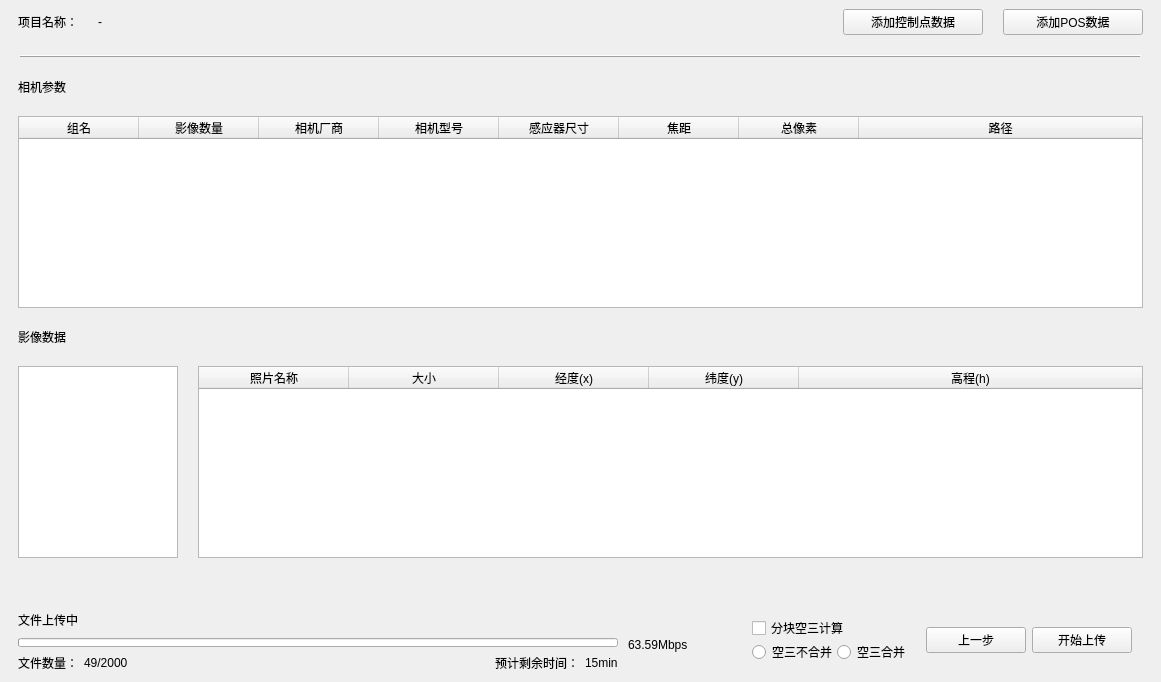
                     <widget class="QWidget" name="page">
                      <layout class="QVBoxLayout" name="verticalLayout_20">
                       <property name="spacing">
                        <number>20</number>
                       </property>
                       <property name="leftMargin">
                        <number>0</number>
                       </property>
                       <property name="topMargin">
                        <number>9</number>
                       </property>
                       <property name="rightMargin">
                        <number>0</number>
                       </property>
                       <property name="bottomMargin">
                        <number>0</number>
                       </property>
                       <item>
                        <layout class="QHBoxLayout" name="horizontalLayout_18">
                         <property name="spacing">
                          <number>20</number>
                         </property>
                         <property name="leftMargin">
                          <number>18</number>
                         </property>
                         <property name="rightMargin">
                          <number>18</number>
                         </property>
                         <item>
                          <layout class="QHBoxLayout" name="horizontalLayout_70">
                           <property name="leftMargin">
                            <number>0</number>
                           </property>
                           <property name="rightMargin">
                            <number>0</number>
                           </property>
                           <item>
                            <widget class="StyleLabel14" name="label_proj2">
                             <property name="text">
                              <string>项目名称：</string>
                             </property>
                            </widget>
                           </item>
                           <item>
                            <widget class="StyleLabel14" name="label_project_name">
                             <property name="text">
                              <string>-</string>
                             </property>
                            </widget>
                           </item>
                          </layout>
                         </item>
                         <item>
                          <spacer name="horizontalSpacer_2">
                           <property name="orientation">
                            <enum>Qt::Horizontal</enum>
                           </property>
                           <property name="sizeHint" stdset="0">
                            <size>
                             <width>40</width>
                             <height>20</height>
                            </size>
                           </property>
                          </spacer>
                         </item>
                         <item>
                          <widget class="StyleButton140" name="btnAddCtrlPoint">
                           <property name="minimumSize">
                            <size>
                             <width>140</width>
                             <height>0</height>
                            </size>
                           </property>
                           <property name="maximumSize">
                            <size>
                             <width>140</width>
                             <height>16777215</height>
                            </size>
                           </property>
                           <property name="text">
                            <string>添加控制点数据</string>
                           </property>
                          </widget>
                         </item>
                         <item>
                          <widget class="StyleButton140" name="btnAddPos">
                           <property name="minimumSize">
                            <size>
                             <width>140</width>
                             <height>0</height>
                            </size>
                           </property>
                           <property name="maximumSize">
                            <size>
                             <width>140</width>
                             <height>16777215</height>
                            </size>
                           </property>
                           <property name="text">
                            <string>添加POS数据</string>
                           </property>
                          </widget>
                         </item>
                        </layout>
                       </item>
                       <item>
                        <layout class="QHBoxLayout" name="horizontalLayout_71">
                         <property name="leftMargin">
                          <number>20</number>
                         </property>
                         <property name="topMargin">
                          <number>0</number>
                         </property>
                         <property name="rightMargin">
                          <number>20</number>
                         </property>
                         <property name="bottomMargin">
                          <number>0</number>
                         </property>
                         <item>
                          <widget class="QFrame" name="frame">
                           <property name="frameShape">
                            <enum>QFrame::HLine</enum>
                           </property>
                           <property name="frameShadow">
                            <enum>QFrame::Raised</enum>
                           </property>
                          </widget>
                         </item>
                        </layout>
                       </item>
                       <item>
                        <layout class="QVBoxLayout" name="verticalLayout_18">
                         <property name="spacing">
                          <number>20</number>
                         </property>
                         <property name="leftMargin">
                          <number>18</number>
                         </property>
                         <property name="rightMargin">
                          <number>18</number>
                         </property>
                         <item>
                          <widget class="StyleLabel14" name="label_camera_param">
                           <property name="text">
                            <string>相机参数</string>
                           </property>
                          </widget>
                         </item>
                         <item>
                          <widget class="QTableWidget" name="tableWidget_camera">
                           <property name="selectionBehavior">
                            <enum>QAbstractItemView::SelectRows</enum>
                           </property>
                           <property name="verticalScrollMode">
                            <enum>QAbstractItemView::ScrollPerPixel</enum>
                           </property>
                           <property name="horizontalScrollMode">
                            <enum>QAbstractItemView::ScrollPerPixel</enum>
                           </property>
                           <attribute name="horizontalHeaderDefaultSectionSize">
                            <number>120</number>
                           </attribute>
                           <attribute name="horizontalHeaderStretchLastSection">
                            <bool>true</bool>
                           </attribute>
                           <attribute name="verticalHeaderVisible">
                            <bool>false</bool>
                           </attribute>
                           <column>
                            <property name="text">
                             <string>组名</string>
                            </property>
                           </column>
                           <column>
                            <property name="text">
                             <string>影像数量</string>
                            </property>
                           </column>
                           <column>
                            <property name="text">
                             <string>相机厂商</string>
                            </property>
                           </column>
                           <column>
                            <property name="text">
                             <string>相机型号</string>
                            </property>
                           </column>
                           <column>
                            <property name="text">
                             <string>感应器尺寸</string>
                            </property>
                           </column>
                           <column>
                            <property name="text">
                             <string>焦距</string>
                            </property>
                           </column>
                           <column>
                            <property name="text">
                             <string>总像素</string>
                            </property>
                           </column>
                           <column>
                            <property name="text">
                             <string>路径</string>
                            </property>
                           </column>
                          </widget>
                         </item>
                        </layout>
                       </item>
                       <item>
                        <layout class="QVBoxLayout" name="verticalLayout_19">
                         <property name="spacing">
                          <number>20</number>
                         </property>
                         <property name="leftMargin">
                          <number>18</number>
                         </property>
                         <property name="topMargin">
                          <number>0</number>
                         </property>
                         <property name="rightMargin">
                          <number>18</number>
                         </property>
                         <property name="bottomMargin">
                          <number>20</number>
                         </property>
                         <item>
                          <widget class="StyleLabel14" name="label_image_data">
                           <property name="text">
                            <string>影像数据</string>
                           </property>
                          </widget>
                         </item>
                         <item>
                          <layout class="QHBoxLayout" name="horizontalLayout_45">
                           <property name="spacing">
                            <number>20</number>
                           </property>
                           <property name="leftMargin">
                            <number>0</number>
                           </property>
                           <property name="topMargin">
                            <number>0</number>
                           </property>
                           <property name="rightMargin">
                            <number>0</number>
                           </property>
                           <property name="bottomMargin">
                            <number>0</number>
                           </property>
                           <item>
                            <widget class="QListWidget" name="listWidget_pg">
                             <property name="sizePolicy">
                              <sizepolicy hsizetype="Preferred" vsizetype="Expanding">
                               <horstretch>0</horstretch>
                               <verstretch>0</verstretch>
                              </sizepolicy>
                             </property>
                             <property name="minimumSize">
                              <size>
                               <width>160</width>
                               <height>0</height>
                              </size>
                             </property>
                             <property name="maximumSize">
                              <size>
                               <width>160</width>
                               <height>16777215</height>
                              </size>
                             </property>
                            </widget>
                           </item>
                           <item>
                            <widget class="QTableWidget" name="tableWidget_pictures">
                             <property name="editTriggers">
                              <set>QAbstractItemView::NoEditTriggers</set>
                             </property>
                             <property name="selectionBehavior">
                              <enum>QAbstractItemView::SelectRows</enum>
                             </property>
                             <property name="verticalScrollMode">
                              <enum>QAbstractItemView::ScrollPerPixel</enum>
                             </property>
                             <property name="horizontalScrollMode">
                              <enum>QAbstractItemView::ScrollPerPixel</enum>
                             </property>
                             <property name="showGrid">
                              <bool>true</bool>
                             </property>
                             <property name="gridStyle">
                              <enum>Qt::SolidLine</enum>
                             </property>
                             <property name="wordWrap">
                              <bool>false</bool>
                             </property>
                             <attribute name="horizontalHeaderCascadingSectionResizes">
                              <bool>true</bool>
                             </attribute>
                             <attribute name="horizontalHeaderDefaultSectionSize">
                              <number>150</number>
                             </attribute>
                             <attribute name="horizontalHeaderHighlightSections">
                              <bool>false</bool>
                             </attribute>
                             <attribute name="horizontalHeaderMinimumSectionSize">
                              <number>100</number>
                             </attribute>
                             <attribute name="horizontalHeaderStretchLastSection">
                              <bool>true</bool>
                             </attribute>
                             <attribute name="verticalHeaderVisible">
                              <bool>false</bool>
                             </attribute>
                             <attribute name="verticalHeaderHighlightSections">
                              <bool>false</bool>
                             </attribute>
                             <column>
                              <property name="text">
                               <string>照片名称</string>
                              </property>
                             </column>
                             <column>
                              <property name="text">
                               <string>大小</string>
                              </property>
                             </column>
                             <column>
                              <property name="text">
                               <string>经度(x)</string>
                              </property>
                             </column>
                             <column>
                              <property name="text">
                               <string>纬度(y)</string>
                              </property>
                             </column>
                             <column>
                              <property name="text">
                               <string>高程(h)</string>
                              </property>
                             </column>
                            </widget>
                           </item>
                          </layout>
                         </item>
                        </layout>
                       </item>
                       <item>
                        <widget class="QWidget" name="widget_upload_state" native="true">
                         <property name="sizePolicy">
                          <sizepolicy hsizetype="Preferred" vsizetype="Fixed">
                           <horstretch>0</horstretch>
                           <verstretch>0</verstretch>
                          </sizepolicy>
                         </property>
                         <property name="minimumSize">
                          <size>
                           <width>0</width>
                           <height>84</height>
                          </size>
                         </property>
                         <property name="maximumSize">
                          <size>
                           <width>16777215</width>
                           <height>84</height>
                          </size>
                         </property>
                         <layout class="QHBoxLayout" name="horizontalLayout_56">
                          <property name="leftMargin">
                           <number>18</number>
                          </property>
                          <property name="topMargin">
                           <number>9</number>
                          </property>
                          <property name="rightMargin">
                           <number>20</number>
                          </property>
                          <property name="bottomMargin">
                           <number>9</number>
                          </property>
                          <item>
                           <widget class="QWidget" name="widget_upload_progress" native="true">
                            <property name="sizePolicy">
                             <sizepolicy hsizetype="Expanding" vsizetype="Preferred">
                              <horstretch>0</horstretch>
                              <verstretch>0</verstretch>
                             </sizepolicy>
                            </property>
                            <layout class="QVBoxLayout" name="verticalLayout_60">
                             <property name="leftMargin">
                              <number>0</number>
                             </property>
                             <property name="topMargin">
                              <number>0</number>
                             </property>
                             <property name="bottomMargin">
                              <number>0</number>
                             </property>
                             <item>
                              <widget class="StyleLabel14" name="label_upload_state">
                               <property name="text">
                                <string>文件上传中</string>
                               </property>
                              </widget>
                             </item>
                             <item>
                              <widget class="QWidget" name="widget_3" native="true">
                               <layout class="QHBoxLayout" name="horizontalLayout_19">
                                <property name="spacing">
                                 <number>10</number>
                                </property>
                                <property name="leftMargin">
                                 <number>0</number>
                                </property>
                                <property name="topMargin">
                                 <number>0</number>
                                </property>
                                <property name="rightMargin">
                                 <number>0</number>
                                </property>
                                <property name="bottomMargin">
                                 <number>0</number>
                                </property>
                                <item>
                                 <widget class="QWidget" name="widget_progress" native="true">
                                  <layout class="QVBoxLayout" name="verticalLayout_8">
                                   <property name="spacing">
                                    <number>6</number>
                                   </property>
                                   <property name="leftMargin">
                                    <number>0</number>
                                   </property>
                                   <property name="topMargin">
                                    <number>0</number>
                                   </property>
                                   <property name="rightMargin">
                                    <number>0</number>
                                   </property>
                                   <property name="bottomMargin">
                                    <number>0</number>
                                   </property>
                                   <item>
                                    <widget class="QProgressBar" name="progressBar_upload">
                                     <property name="minimumSize">
                                      <size>
                                       <width>600</width>
                                       <height>9</height>
                                      </size>
                                     </property>
                                     <property name="maximumSize">
                                      <size>
                                       <width>16777215</width>
                                       <height>9</height>
                                      </size>
                                     </property>
                                     <property name="value">
                                      <number>0</number>
                                     </property>
                                     <property name="textVisible">
                                      <bool>false</bool>
                                     </property>
                                    </widget>
                                   </item>
                                   <item>
                                    <widget class="QWidget" name="widget_6" native="true">
                                     <layout class="QHBoxLayout" name="horizontalLayout_55">
                                      <property name="leftMargin">
                                       <number>0</number>
                                      </property>
                                      <property name="topMargin">
                                       <number>0</number>
                                      </property>
                                      <property name="rightMargin">
                                       <number>0</number>
                                      </property>
                                      <property name="bottomMargin">
                                       <number>0</number>
                                      </property>
                                      <item>
                                       <widget class="StyleLabel12" name="label_count">
                                        <property name="text">
                                         <string>文件数量：</string>
                                        </property>
                                       </widget>
                                      </item>
                                      <item>
                                       <widget class="StyleLabel12" name="label_picture_count">
                                        <property name="text">
                                         <string>49/2000</string>
                                        </property>
                                       </widget>
                                      </item>
                                      <item>
                                       <spacer name="horizontalSpacer_21">
                                        <property name="orientation">
                                         <enum>Qt::Horizontal</enum>
                                        </property>
                                        <property name="sizeHint" stdset="0">
                                         <size>
                                          <width>40</width>
                                          <height>20</height>
                                         </size>
                                        </property>
                                       </spacer>
                                      </item>
                                      <item>
                                       <widget class="StyleLabel12" name="label_remain">
                                        <property name="text">
                                         <string>预计剩余时间：</string>
                                        </property>
                                       </widget>
                                      </item>
                                      <item>
                                       <widget class="StyleLabel12" name="label_upload_remain">
                                        <property name="text">
                                         <string>15min</string>
                                        </property>
                                       </widget>
                                      </item>
                                     </layout>
                                    </widget>
                                   </item>
                                  </layout>
                                 </widget>
                                </item>
                                <item>
                                 <widget class="StyleLabel12" name="label_upload_speed">
                                  <property name="text">
                                   <string>63.59Mbps</string>
                                  </property>
                                  <property name="alignment">
                                   <set>Qt::AlignLeading|Qt::AlignLeft|Qt::AlignTop</set>
                                  </property>
                                 </widget>
                                </item>
                               </layout>
                              </widget>
                             </item>
                            </layout>
                           </widget>
                          </item>
                          <item>
                           <spacer name="horizontalSpacer_23">
                            <property name="orientation">
                             <enum>Qt::Horizontal</enum>
                            </property>
                            <property name="sizeType">
                             <enum>QSizePolicy::Expanding</enum>
                            </property>
                            <property name="sizeHint" stdset="0">
                             <size>
                              <width>40</width>
                              <height>20</height>
                             </size>
                            </property>
                           </spacer>
                          </item>
                          <item>
                           <widget class="QWidget" name="widget_blockAT_options" native="true">
                            <layout class="QVBoxLayout" name="verticalLayout_91">
                             <property name="spacing">
                              <number>0</number>
                             </property>
                             <property name="rightMargin">
                              <number>1</number>
                             </property>
                             <item>
                              <widget class="QCheckBox" name="checkBox_blockAT">
                               <property name="text">
                                <string>分块空三计算</string>
                               </property>
                              </widget>
                             </item>
                             <item>
                              <widget class="QWidget" name="widget_BlockAT_radioBtn" native="true">
                               <layout class="QHBoxLayout" name="horizontalLayout_79">
                                <property name="spacing">
                                 <number>0</number>
                                </property>
                                <property name="leftMargin">
                                 <number>0</number>
                                </property>
                                <property name="topMargin">
                                 <number>0</number>
                                </property>
                                <property name="rightMargin">
                                 <number>0</number>
                                </property>
                                <property name="bottomMargin">
                                 <number>0</number>
                                </property>
                                <item>
                                 <widget class="QRadioButton" name="radioBtn_blockAT">
                                  <property name="text">
                                   <string>空三不合并</string>
                                  </property>
                                 </widget>
                                </item>
                                <item>
                                 <widget class="QRadioButton" name="radioBtn_blockATMerge">
                                  <property name="text">
                                   <string>空三合并</string>
                                  </property>
                                 </widget>
                                </item>
                               </layout>
                              </widget>
                             </item>
                            </layout>
                           </widget>
                          </item>
                          <item>
                           <widget class="QWidget" name="widget_btn" native="true">
                            <property name="sizePolicy">
                             <sizepolicy hsizetype="Fixed" vsizetype="Preferred">
                              <horstretch>0</horstretch>
                              <verstretch>0</verstretch>
                             </sizepolicy>
                            </property>
                            <layout class="QHBoxLayout" name="horizontalLayout_72">
                             <item>
                              <widget class="QPushButton" name="btnBackAssets">
                               <property name="minimumSize">
                                <size>
                                 <width>100</width>
                                 <height>0</height>
                                </size>
                               </property>
                               <property name="maximumSize">
                                <size>
                                 <width>100</width>
                                 <height>16777215</height>
                                </size>
                               </property>
                               <property name="text">
                                <string>上一步</string>
                               </property>
                              </widget>
                             </item>
                             <item>
                              <widget class="StyleButton90" name="btnUpload">
                               <property name="minimumSize">
                                <size>
                                 <width>100</width>
                                 <height>0</height>
                                </size>
                               </property>
                               <property name="maximumSize">
                                <size>
                                 <width>100</width>
                                 <height>16777215</height>
                                </size>
                               </property>
                               <property name="text">
                                <string>开始上传</string>
                               </property>
                              </widget>
                             </item>
                            </layout>
                           </widget>
                          </item>
                         </layout>
                        </widget>
                       </item>
                      </layout>
                     </widget>
